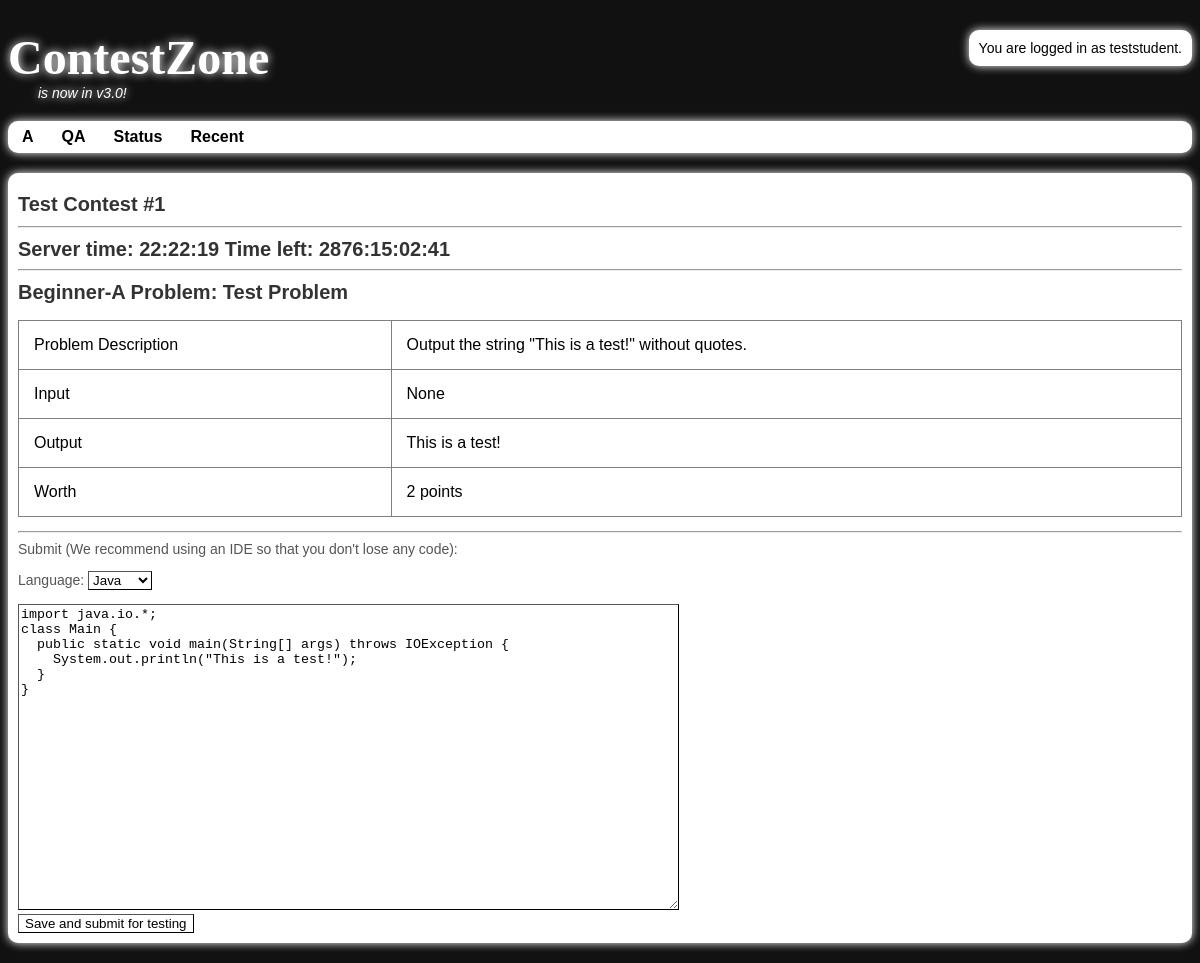
The app's page /?module=Problem&d=B1 with its own data.
### tables this page shows
CREATE TABLE IF NOT EXISTS `problems_tb11` (
  `problem_id` int(10) NOT NULL AUTO_INCREMENT,
  `author_id` int(10) NOT NULL,
  `contest_id` int(10) NOT NULL,
  `problem_name` varchar(64) NOT NULL,
  `problem_type` varchar(2) NOT NULL,
  `points` int(10) NOT NULL,
  `code` text NOT NULL,
  `statement` text NOT NULL,
  PRIMARY KEY (`problem_id`)
);

CREATE TABLE IF NOT EXISTS `submissions_tb11` (
  `submission_id` int(10) NOT NULL AUTO_INCREMENT,
  `author_id` int(10) NOT NULL,
  `contest_id` int(10) NOT NULL,
  `problem_type` varchar(2) NOT NULL,
  `code` text NOT NULL,
  `language` varchar(32) NOT NULL,
  `time_submitted` datetime NOT NULL,
  `time_graded` datetime NOT NULL,
  `time_taken` varchar(10) NOT NULL,
  `verdict` varchar(32) NOT NULL,
  `is_graded` tinyint(1) NOT NULL DEFAULT '0',
  `error_message` text NOT NULL,
  `counts_as` varchar(32) NOT NULL DEFAULT 'during',
  PRIMARY KEY (`submission_id`)
);

### mysqlLogin.php (called while the page is built, shortened)
<?php
function mysql_login($num) {
	$mysql_username = 'root';
	$mysql_password = 'pass';
	$result = mysql_connect('localhost', $mysql_username, $mysql_password);
	return $result;
}
?>

### loadproblem.php (the view, shortened to what this page needs)
<?php
global $problemTypeCurrent;
$contestID = $_SESSION['contest_id'];
require_once('mysqlLogin.php');
if(mysql_login(9)) {
$query = "SELECT problems_tb11.statement, problems_tb11.problem_name FROM contests_tb11, problems_tb11 WHERE contests_tb11.contest_id=".$contestID." AND problems_tb11.problem_id=contests_tb11.problem_".$problemTypeCurrent."_id;";
$result = mysql_query($query);
if($result) {
	$problem_statements = mysql_fetch_array($result);
}
$query = "SELECT submissions_tb11.code, submissions_tb11.language FROM contests_tb11, submissions_tb11, users_tb11 WHERE contests_tb11.contest_id=".$contestID." AND users_tb11.username='".$_SESSION['user']."' AND users_tb11.id=submissions_tb11.author_id AND submissions_tb11.contest_id=contests_tb11.contest_id AND submissions_tb11.problem_type='".$problemTypeCurrent."' ORDER BY submissions_tb11.time_submitted DESC LIMIT 5;";
$result = mysql_query($query);
if($result)
	$submissions = mysql_fetch_array($result);
else $submissions = array(0 => "", "");
$language = $submissions[1];
$j = (strcmp($language, "Java") === 0) ? "selected='selected'" : "";
$c = (strcmp($language, "C++") === 0) ? "selected='selected'" : "";
$p = (strcmp($language, "Python") === 0) ? "selected='selected'" : "";
$problem = array("B1" => "Beginner-A", "B2" => "Beginner-B", "B3" => "Beginner-C", "B4" => "Beginner-D", "B5" => "Beginner-E"
		, "B6" => "Beginner-F", "B7" => "Beginner-G", "B8" => "Beginner-H", "B9" => "Beginner-I", "BA" => "Beginner-J"
		, "BB" => "Beginner-K", "BC" => "Beginner-L"
		, "A1" => "Advanced-A", "A2" => "Advanced-B", "A3" => "Advanced-C", "A4" => "Advanced-D", "A5" => "Advanced-E"
		, "A6" => "Advanced-F", "A7" => "Advanced-G", "A8" => "Advanced-H", "A9" => "Advanced-I", "AA" => "Advanced-J"
		, "AB" => "Advanced-K", "AC" => "Advanced-L");
echo "<h2>".$problem[$problemTypeCurrent]." Problem: ".$problem_statements[1]."</h2>";
if(!trim($problem_statements[0])) {
echo "<br /><p>sorry, this problem does not exist.</p>";
}
else {
echo "<form action='./?&module=Grade&d=".$problemTypeCurrent."' method='post'><p id='showproblem'>".trim($problem_statements[0])."</p>
<hr /><p>Submit (We recommend using an IDE so that you don't lose any code):</p>
<p>Language:
<select name='language'>
	<option value='Java' ".$j." >Java</option>
	<option value='C++' ".$c." >C++</option>
	<option value='Python' ".$p." >Python</option>
</select></p>
<textarea name='submission' rows='20' cols='80'>".stripslashes(htmlentities($submissions[0], ENT_COMPAT, 'utf-8'))."</textarea><br /><input type='submit' value='Save and submit for testing'></input></form>";
}
}
?>

### contest_style.css (style rules this page uses)
#showproblem { font-family:Arial, Helvetica, sans-serif; font-size:16px; }
body { background-position:-130px 0px; background-repeat:repeat-x; background-color:#111; }
h2 { margin: 10px 0 0; font-family:Arial, Helvetica, sans-serif; font-size:20px; color:#333; text-shadow:0px 1px 0px #fff; position:relative; }
p { font-family:Arial, Helvetica, sans-serif; padding: 0; font-size:14px; color:#555; margin-top:0px; }
table { font-family:Arial, Helvetica, sans-serif; border-collapse:collapse; width:100%; }
table tr td { padding: 15px; margin: 10px; text-align:center; }
input, select, textarea { border:1px outset black; background-color: white; }

### records on screen
problems_tb11: problem_name "Test Problem", statement "Problem Description Output the string \"This is a test!\" without quotes. Input None Output This is a test! Worth 2 points"
submissions_tb11: submission "import java.io.*; class Main { public static void main(String[] args) throws IOException { System.out.println(\"This is a test!\"); } }"

### other values on screen
$_SESSION["user"] "teststudent"
$letters{$i} "A"
$_SESSION['contest_name'] "Test Contest #1"
$problem[$problemTypeCurrent] "Beginner-A"
